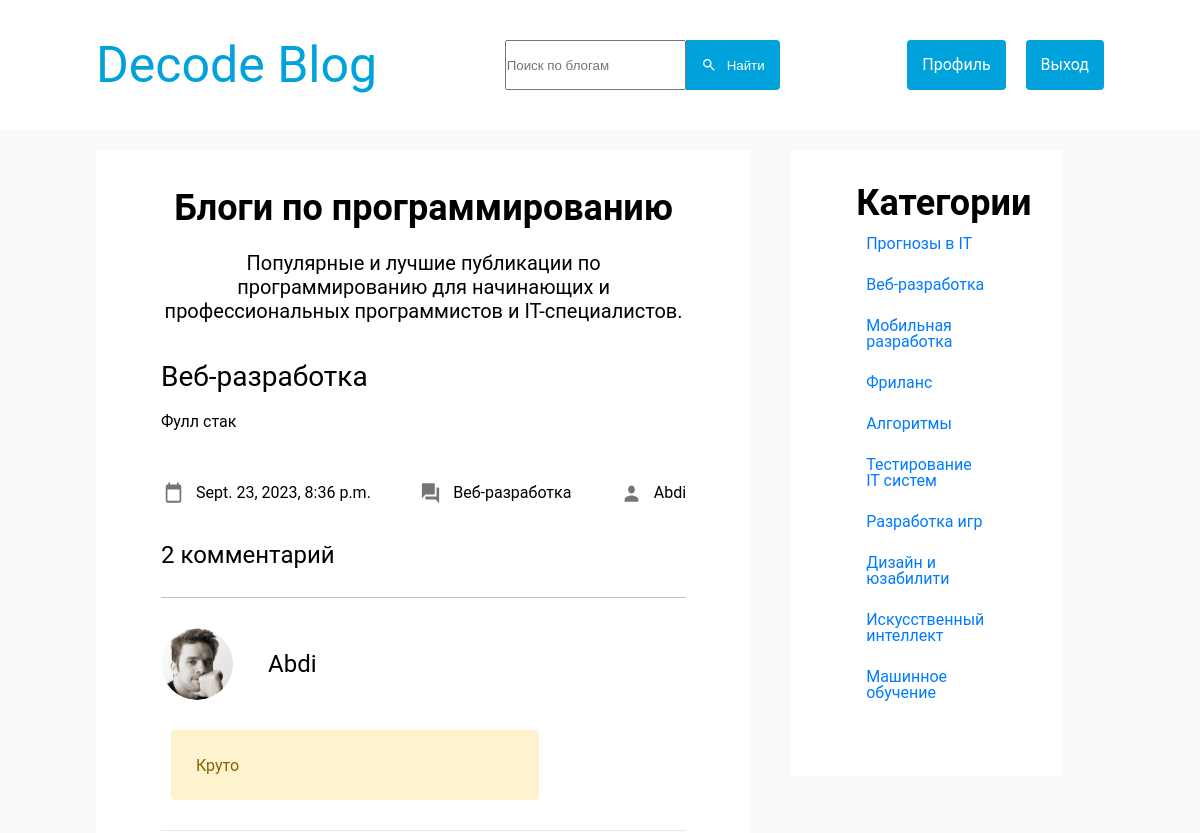
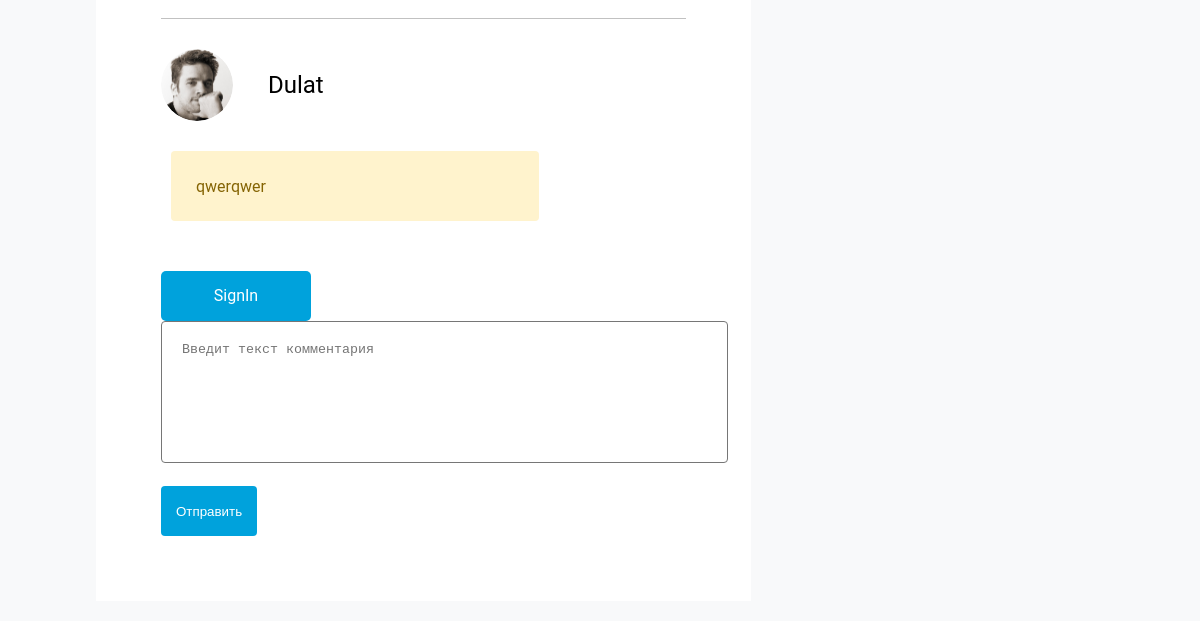
The page /decode_blog/commentview/1/ on the database as committed earlier (2 pictures, top to bottom).
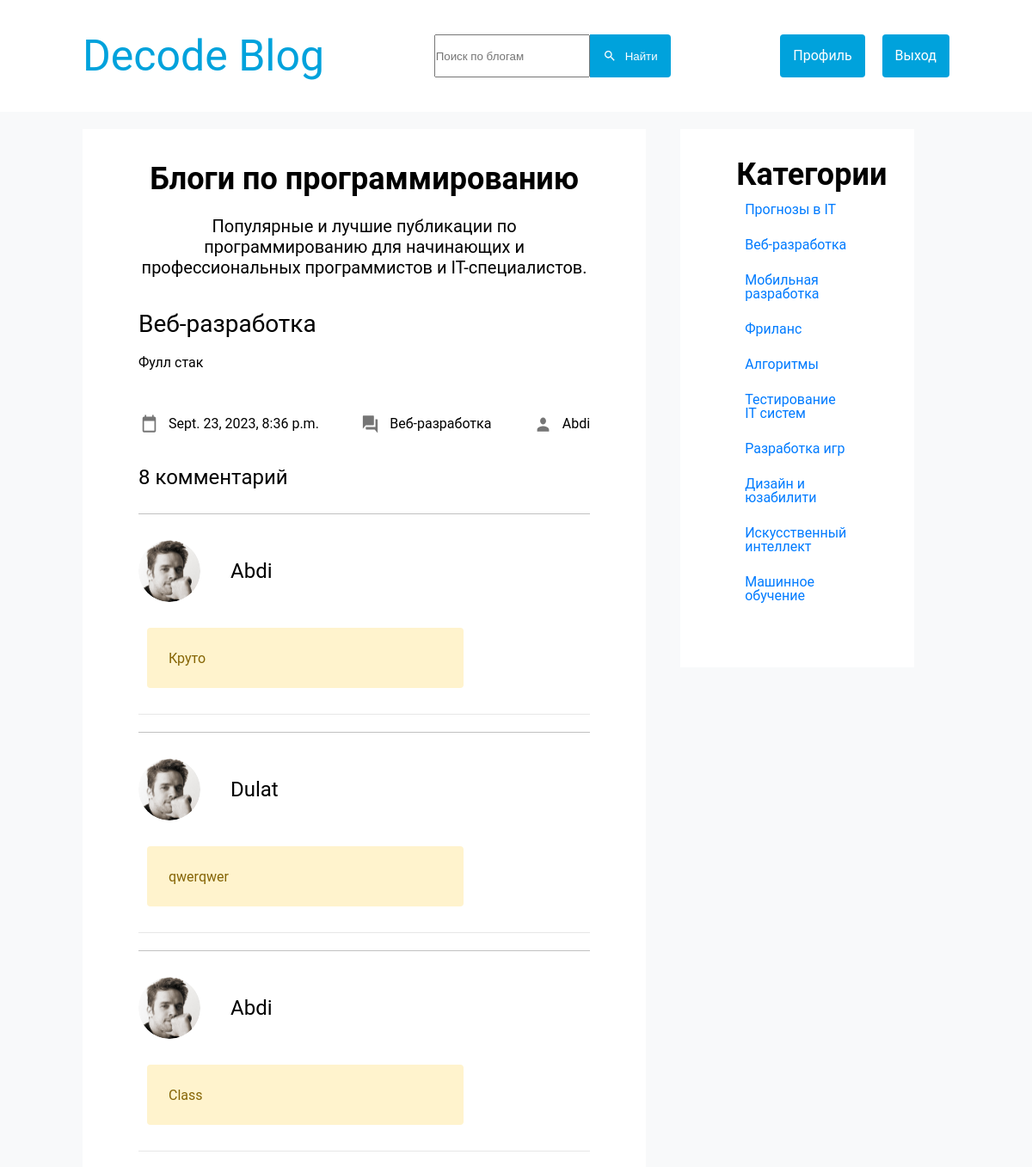
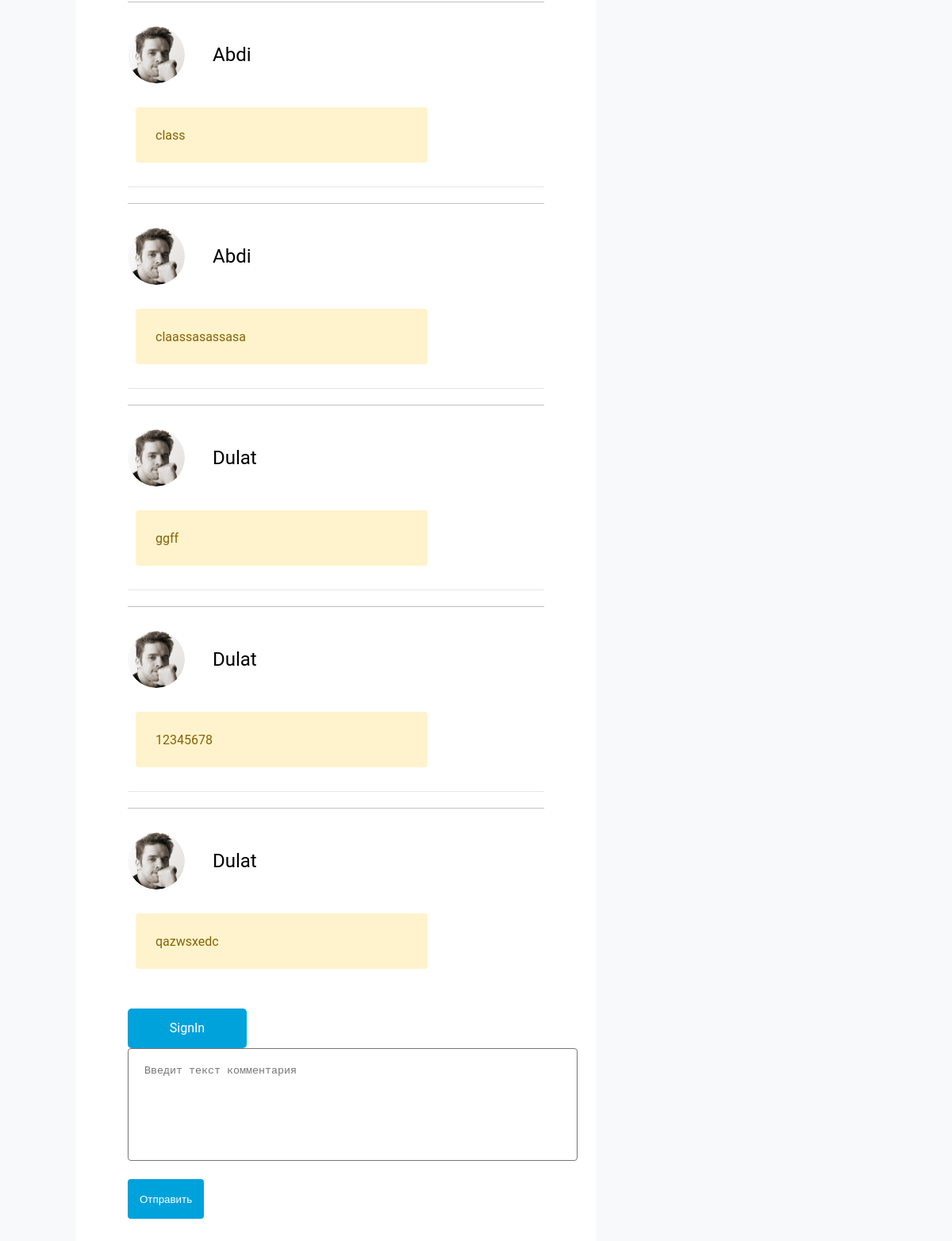
The same page on the database as committed later (2 pictures, top to bottom).
### decode_blog/models.py (models this page shows, shortened)
class NewBlog(models.Model):
    name = models.CharField(max_length=100, null=False, default="")
    image = models.ImageField(blank=True, upload_to=uniq_name_upload)
    category = models.ForeignKey(Category, on_delete=models.CASCADE, null=True)
    description = models.TextField(null=False)
    author = models.ForeignKey(User, on_delete=models.CASCADE)
    date = models.DateTimeField(default=datetime.datetime.today())
    class Meta:
        verbose_name = 'Newlog'
        verbose_name_plural = 'NewBlogs'

class Category(models.Model):
    name = models.CharField(max_length=50)
    class Meta:
        verbose_name = 'Category'
        verbose_name_plural = 'Categories'
    def __str__(self):
        return self.name

class Comment(models.Model):
    user = models.ForeignKey(User, on_delete=models.CASCADE)
    text = models.TextField(max_length=2000)
    date = models.DateTimeField(default=datetime.datetime.today())
    blog = models.ForeignKey(NewBlog, on_delete=models.CASCADE, default=1)

### decode_blog/views.py (the view)
# urls.py: path('commentview/<int:blog_id>/', views.BlogDetail.as_view(), name='comments-blog'),
class BlogDetail(DetailView):
    model = NewBlog
    template_name = 'decode_blog/comment.html'
    pk_url_kwarg = 'blog_id'
    context_object_name = 'newblog'
    def get_context_data(self, **kwargs):
        context = super().get_context_data(**kwargs)
        context['title'] = 'Обзор блога'
        context['comments'] = Comment.objects.filter(blog_id=self.kwargs['blog_id'])
        context['categories'] = Category.objects.all()
        context['menu'] = menu
        return context

### decode_blog/templates/decode_blog/comment.html (shortened to what this page needs)
{% load static %}
<!DOCTYPE html>
<html lang="en">
<head>
  <link rel="stylesheet" href="{% static 'decode_blog/css/style.css' %}">
  <link rel="stylesheet" href="{% static 'decode_blog/css/comment.css' %}">
</head>
<body>
<header class="header container">
  {% for m in menu %}
      <div class="header-logo">
          <a href="{% url 'decode_blog:home' %}">{{ m.title }}</a>
      </div>
      {% endfor %}
  <div class="header-search">
    <input type="text" class="input-search" placeholder="Поиск по блогам">
    <button class="button button-search">
      <img src="{% static 'decode_blog/images/search.svg' %}" alt="">
      Найти
    </button>
  </div>
  <div>
    <div class="button-group">
      {% if request.user.is_authenticate %}
        <a href="{% url 'authe:signup' %}" class="button">Регистрация</a>
        <a href="{% url 'authe:signin' %}" class="button">Вход</a>
      {% else %}
          <a href="{% url 'authe:profile' %}" class="button">Профиль</a>
          <a href="{% url 'authe:signout' %}" class="button">Выход</a>
      {% endif %}
    </div>
  </div>
</header>
<section class="container page">
  <div class="page-content">
    <h2 class="page-title">Блоги по программированию</h2>
        <p class="page-desc">Популярные и лучшие публикации по программированию для начинающих
   и профессиональных программистов и IT-специалистов.</p>
    <div class="blogs">
      <div class="blog-item">
        <div class="blog-header">
          <h3>{{ newblog.name }}</h3>
        </div>
        <p class="blog-desc">
          {{ newblog.description }}
        </p>
          <div class="blog-info">
          <span class="link">
            <img src="{% static 'decode_blog/images/date.svg' %}" alt="">
            {{ newblog.date}}
          </span>
          <span class="link">
            <img src="{% static 'decode_blog/images/forums.svg' %}" alt="">
            {{ newblog.category }}
          </span>
          <a class="link">
            <img src="{% static 'decode_blog/images/person.svg' %}" alt="">
            {{ newblog.author }}
          </a>
        </div>
      </div>
    </div>
        <div class="comments">
            <h2>
                {{ comments.count }} комментарий
            </h2>
            {% for c in comments %}
            <div class="comment">
                <div class="comment-header">
                    <img src="{% static 'decode_blog/images/avatar.png' %}" alt="">
                    {{ c.user }}
                </div>
                <p class="comment-warning">
                {{ c.text }}
                </p>
            </div>
            {% endfor %}
            {% if request.user.is_authenticated %}
                      <a href="{% url 'decode_blog:cmadd' %}" id="button-com">Добавить комментарий</a>
                  {% else %}
                      <a href="{% url 'authe:signin' %}" id="button-com">SignIn</a>
                  {% endif %}
            <form class="comment-add" action="{% url 'decode_blog:testcomadd' %}" method="post">
                <textarea name="comment-text" class="comment-textarea" placeholder="Введит текст комментария"></textarea>
                <button type="submit" class="button">Отправить</button>
            </form>
        </div>
  </div>
<div class="page-info">
    <div class="page-header">
            <h2>Категории</h2>
        </div>
        <a href="" class="categories">Прогнозы в IT</a>
        <a href="" class="categories">Веб-разработка</a>
        <a href="" class="categories">Мобильная разработка</a>
        <a href="" class="categories">Фриланс</a>
        <a href="" class="categories">Алгоритмы</a>
        <a href="" class="categories">Тестирование IT систем</a>
        <a href="" class="categories">Разработка игр</a>
        <a href="" class="categories">Дизайн и юзабилити</a>
        <a href="" class="categories">Искусственный интеллект</a>
        <a href="" class="categories">Машинное обучение</a>
  </div>
</section>
</body>
</html>

### decode_blog/static/decode_blog/css/style.css (style rules this page uses)
html, body, div, span, applet, object, iframe, h1, h2, h3, h4, h5, h6, p, blockquote, pre, a, abbr, acronym, address, big, cite, code, del, dfn, em, img, ins, kbd, q, s, samp, small, strike, strong, sub, sup, tt, var, b, u, i, center, dl, dt, dd, ol, ul, li, fieldset, form, label, legend, table, caption, tbody, tfoot, thead, tr, th, td, article, aside, canvas, details, embed, figure, figcaption, footer, header, hgroup, menu, nav, output, ruby, section, summary, time, mark, audio, video { margin: 0; padding: 0; border: 0; font-size: 100%; font: inherit; vertical-align: baseline; box-sizing: border-box; font-family: 'Roboto', sans-serif; }
article, aside, details, figcaption, figure, footer, header, hgroup, menu, nav, section { display: block; }
body { line-height: 1; }
html { font-size: 16px; }
.header { width: 100%; display: flex; justify-content: space-between; height: 130px; align-items: center; background-color: #fff; }
.header-logo a { font-size: 50px; color: #00A2DC; text-decoration: none; }
.header-search { display: flex; justify-content: center; }
.container { padding: 0 8%; }
.page { display: flex; gap: 20px; background-color: #F8F9FA; padding-top: 20px; padding-bottom: 20px; min-height: calc(100vh - 130px); }
.page-content { width: 65%; background-color: #fff; padding: 65px; }
.page-info { width: calc(35% - 20px); background-color: #fff; padding: 65px; margin-bottom: auto; }
.page-header { display: flex; justify-content: space-between; align-items: center; }
.page-header h2 { font-size: 36px; font-weight: 700; margin-top: -30px; }
.button { height: 50px; padding: 0 15px; display: flex; align-items: center; background-color: #00A2DC; color: #fff; border-radius: 4px; border: none; outline: none; text-decoration: none; }
.button > img { width: 16px; height: 16px; margin-right: 10px; }
.button-search { border-top-left-radius: 0; border-bottom-left-radius: 0; }
.button-group { display: flex; flex-wrap: wrap; gap: 20px; }
.page-title { text-align: center; font-size: 36px; margin-bottom: 20px; font-family: 'Roboto'; font-weight: 700; line-height: 46px; letter-spacing: 0em; margin-top: -30px; }
.page-desc { line-height: 1.4; text-align: center; margin-bottom: 20px; font-family: 'Roboto'; font-size: 20px; font-weight: 400; line-height: 24px; letter-spacing: 0em; text-align: center; }
.blog-item { margin-top: 40px; }
.blog-header { display: flex; justify-content: space-between; align-items: center; margin: 20px 0; }
.blog-header h3 { font-size: 28px; }
.link { display: flex; align-items: center; position: relative; height: 40px; margin-top: 20px; }
.link > img { width: 16px; height: 16px; margin-right: 10px; }
.blog-desc { line-height: 1.4; margin: 20px 0; margin-bottom: 10px; }
.blog-info { display: flex; justify-content: space-between; }
.blog-info > .link > img { width: 25px; height: 25px; }
.link { display: flex; align-items: center; position: relative; height: 40px; }
.blog-desc { line-height: 1.4; margin: 20px 0; }
.categories { color: #007BFF; text-decoration: none; margin-top: 5px; }
.page-info { display: flex; flex-direction: column; width: 27%; margin-left: 20px; }
.page-info a { padding: 10px ; }

### decode_blog/static/decode_blog/css/comment.css (style rules this page uses)
.comments h2 { font-size: 24px; margin: 30px 0; }
.comment { border-bottom: 1px solid #e7e7e7; padding: 30px 0; }
.comment-header { display: flex; align-items: center; font-size: 24px; margin-bottom: 30px; }
.comment-header > img { width: 72px; height: 72px; border-radius: 100%; margin-right: 35px; }
.comment:last-of-type { border-bottom: none; }
.comment > p { line-height: 1.4; }
.comment-add textarea { width: 100%; height: 100px; border-radius: 4px; padding: 20px; margin-bottom: 20px; resize: none; }
.comment-warning { background-color: #FFF3CD; color: #856404; display: block; padding: 25px; border-radius: 4px; margin-left: 10px; width: 70%; height: 70px; }
* { margin: 0px; padding: 0px; }
.comment { margin-top: 20px; border-top: 1px solid #c1c1c1; }
#button-com, #button-come { display: flex; justify-content: center; align-items: center; text-align: center; margin-top: 20px; width: 150px; height: 50px; border: rgb(69, 69, 247); border-radius: 5px; color: white; background-color:#00A2DC; text-decoration: none; }

Rows that differ between the two databases and show on the page:
added Comment: user "Abdi", text "Class"
added Comment: user "Abdi", text "class"
added Comment: user "Abdi", text "claassasassasa"
added Comment: user "Dulat", text "ggff"
added Comment: user "Dulat", text "12345678"
added Comment: user "Dulat", text "qazwsxedc"
Other text that changed with them:
{{ comments.count }}: "2" → "8"
